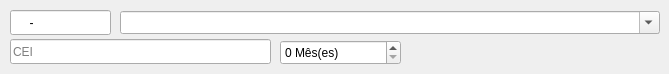
      <widget class="QWidget" name="tab_5">
       <attribute name="title">
        <string>&amp;Projeto/Obra</string>
       </attribute>
       <widget class="QLineEdit" name="lineEditObraCEI">
        <property name="geometry">
         <rect>
          <x>10</x>
          <y>39</y>
          <width>261</width>
          <height>25</height>
         </rect>
        </property>
        <property name="toolTip">
         <string>CEI</string>
        </property>
        <property name="statusTip">
         <string>CEI</string>
        </property>
        <property name="maxLength">
         <number>20</number>
        </property>
        <property name="placeholderText">
         <string>CEI</string>
        </property>
       </widget>
       <widget class="QComboBox" name="comboBoxObraCliente">
        <property name="geometry">
         <rect>
          <x>120</x>
          <y>11</y>
          <width>540</width>
          <height>23</height>
         </rect>
        </property>
        <property name="toolTip">
         <string>Nome do Cliente</string>
        </property>
        <property name="statusTip">
         <string>Nome do Cliente</string>
        </property>
        <property name="editable">
         <bool>true</bool>
        </property>
       </widget>
       <widget class="QSpinBox" name="spinBoxbObraCrono">
        <property name="geometry">
         <rect>
          <x>280</x>
          <y>40</y>
          <width>121</width>
          <height>25</height>
         </rect>
        </property>
        <property name="toolTip">
         <string>Cronograma da Obra</string>
        </property>
        <property name="statusTip">
         <string>Cronograma da Obra</string>
        </property>
        <property name="suffix">
         <string> Mês(es)</string>
        </property>
        <property name="maximum">
         <number>999</number>
        </property>
       </widget>
       <widget class="QLineEdit" name="lineEditObraCod">
        <property name="geometry">
         <rect>
          <x>10</x>
          <y>10</y>
          <width>101</width>
          <height>25</height>
         </rect>
        </property>
        <property name="toolTip">
         <string>Código da Obra</string>
        </property>
        <property name="statusTip">
         <string>Código da Obra</string>
        </property>
        <property name="styleSheet">
         <string notr="true">QLineEdit {
	background: rgb(241,222,223)
};</string>
        </property>
        <property name="inputMask">
         <string>00000-00</string>
        </property>
       </widget>
      </widget>
